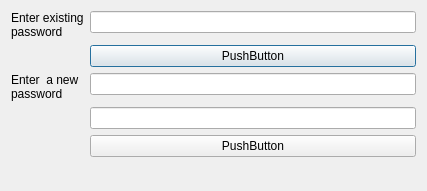
<?xml version="1.0" encoding="UTF-8"?>
<ui version="4.0">
 <class>passInput</class>
 <widget class="QDialog" name="passInput">
  <property name="geometry">
   <rect>
    <x>0</x>
    <y>0</y>
    <width>427</width>
    <height>191</height>
   </rect>
  </property>
  <property name="minimumSize">
   <size>
    <width>150</width>
    <height>191</height>
   </size>
  </property>
  <property name="maximumSize">
   <size>
    <width>16777215</width>
    <height>191</height>
   </size>
  </property>
  <property name="windowTitle">
   <string>Password Input</string>
  </property>
  <layout class="QFormLayout" name="formLayout_2">
   <property name="fieldGrowthPolicy">
    <enum>QFormLayout::AllNonFixedFieldsGrow</enum>
   </property>
   <item row="0" column="0">
    <widget class="QLabel" name="label">
     <property name="text">
      <string>Enter existing
password</string>
     </property>
     <property name="scaledContents">
      <bool>false</bool>
     </property>
     <property name="wordWrap">
      <bool>true</bool>
     </property>
    </widget>
   </item>
   <item row="0" column="1">
    <widget class="QLineEdit" name="lineEdit"/>
   </item>
   <item row="1" column="1">
    <widget class="QPushButton" name="pushButton">
     <property name="text">
      <string>PushButton</string>
     </property>
    </widget>
   </item>
   <item row="2" column="0">
    <widget class="QLabel" name="label_2">
     <property name="text">
      <string>Enter  a new
password</string>
     </property>
     <property name="wordWrap">
      <bool>true</bool>
     </property>
    </widget>
   </item>
   <item row="2" column="1">
    <widget class="QLineEdit" name="lineEdit_2"/>
   </item>
   <item row="3" column="1">
    <widget class="QLineEdit" name="lineEdit_3"/>
   </item>
   <item row="4" column="1">
    <widget class="QPushButton" name="pushButton_2">
     <property name="text">
      <string>PushButton</string>
     </property>
    </widget>
   </item>
  </layout>
 </widget>
 <resources/>
 <connections/>
</ui>
